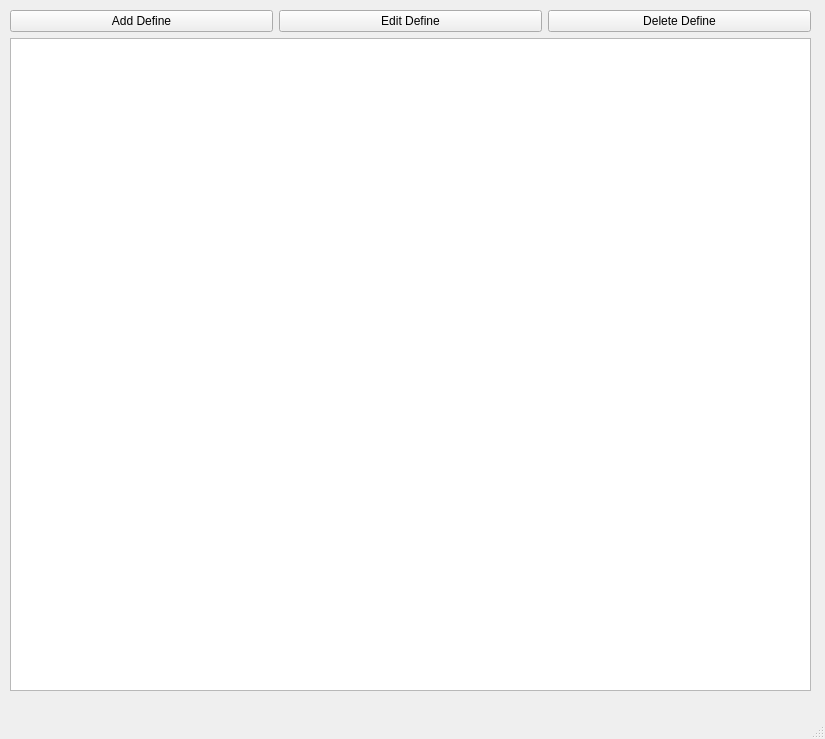
<?xml version="1.0" encoding="UTF-8"?>
<ui version="4.0">
 <class>MainWindow</class>
 <widget class="QMainWindow" name="MainWindow">
  <property name="geometry">
   <rect>
    <x>0</x>
    <y>0</y>
    <width>825</width>
    <height>739</height>
   </rect>
  </property>
  <property name="windowTitle">
   <string>MainWindow</string>
  </property>
  <widget class="QWidget" name="centralwidget">
   <widget class="QWidget" name="">
    <property name="geometry">
     <rect>
      <x>10</x>
      <y>10</y>
      <width>801</width>
      <height>681</height>
     </rect>
    </property>
    <layout class="QVBoxLayout" name="verticalLayout">
     <item>
      <layout class="QHBoxLayout" name="horizontalLayout">
       <item>
        <widget class="QPushButton" name="Add_pushButton">
         <property name="text">
          <string>Add Define</string>
         </property>
        </widget>
       </item>
       <item>
        <widget class="QPushButton" name="Edit_pushButton">
         <property name="text">
          <string>Edit Define</string>
         </property>
        </widget>
       </item>
       <item>
        <widget class="QPushButton" name="Delete_pushButton">
         <property name="text">
          <string>Delete Define</string>
         </property>
        </widget>
       </item>
      </layout>
     </item>
     <item>
      <widget class="QTableView" name="tableView">
       <attribute name="horizontalHeaderDefaultSectionSize">
        <number>400</number>
       </attribute>
      </widget>
     </item>
    </layout>
   </widget>
  </widget>
  <widget class="QMenuBar" name="menubar">
   <property name="geometry">
    <rect>
     <x>0</x>
     <y>0</y>
     <width>825</width>
     <height>17</height>
    </rect>
   </property>
  </widget>
  <widget class="QStatusBar" name="statusbar"/>
 </widget>
 <resources/>
 <connections/>
</ui>
